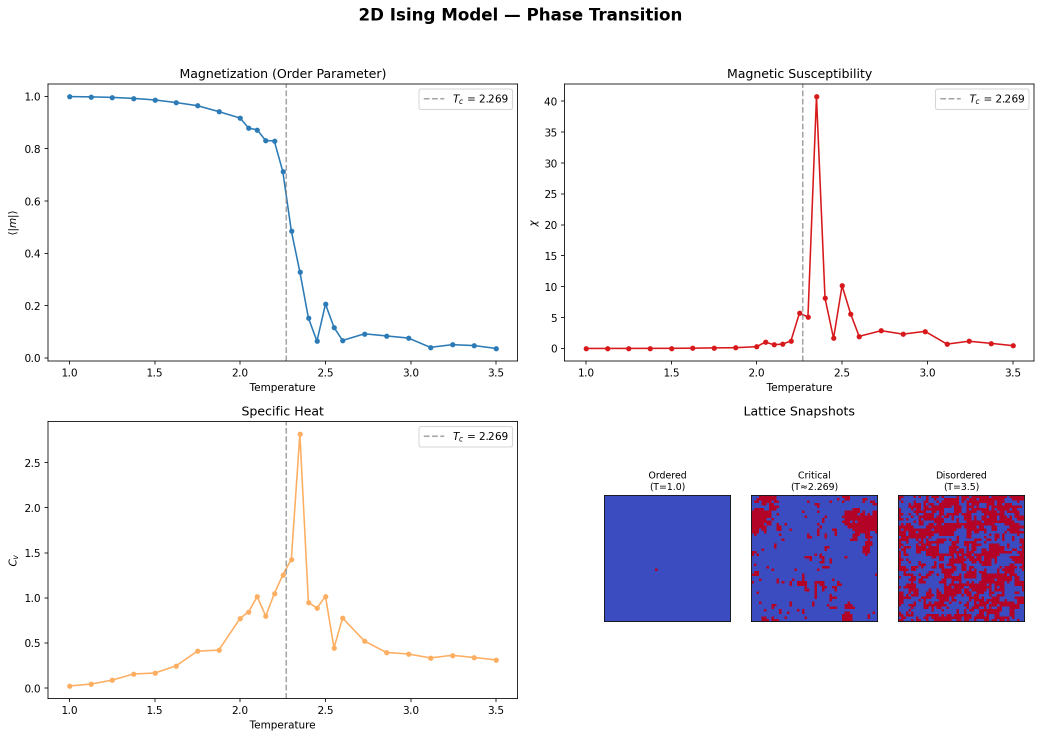
#> input picture simulations/phase_transitions/ising_results.png, 2083 x 1475 px (shown at 1/2 size)
$ python universality_plotter.py
#> lines starting #> are read from the running program, lines starting #| are printed output that depends on the picture
### simulations/phase_transitions/ising_2d.py
"""
2D Ising Model Phase Transition Simulation
===========================================
Simulates a 2D Ising model on a square lattice with periodic boundary
conditions using both Metropolis-Hastings and Wolff cluster algorithms.
Sweeps temperature through the critical point (T_c ≈ 2.269) to observe
the phase transition between ordered (ferromagnetic) and disordered
(paramagnetic) states.

Features:
- Wolff cluster algorithm for reduced critical slowing-down
- Multi-seed ensemble averaging with bootstrap error bars
- Finite-size scaling with Binder cumulant analysis
- Autocorrelation time comparison (Metropolis vs Wolff)

Usage:
    python simulations/phase_transitions/ising_2d.py

Produces:
    simulations/phase_transitions/ising_results.png
    simulations/phase_transitions/ising_scaling.png
"""

import numpy as np
import matplotlib.pyplot as plt
from numba import njit
from pathlib import Path
import argparse
import json


# --- Statistical Infrastructure ---

def bootstrap_error(samples, n_bootstrap=200):
    """Return (mean, stderr) via bootstrap resampling."""
    rng = np.random.default_rng(0)
    n = len(samples)
    means = np.empty(n_bootstrap)
    for b in range(n_bootstrap):
        idx = rng.integers(0, n, size=n)
        means[b] = np.mean(samples[idx])
    return np.mean(samples), np.std(means)


# [15 lines left out: function autocorrelation_time, not called in this run]


# --- Model (numba-accelerated) ---

def init_lattice(N, rng):
    """Initialize NxN lattice with random spins ±1."""
    return rng.choice(np.array([-1, 1], dtype=np.int8), size=(N, N)).astype(np.int8)


@njit
def lattice_energy(spins):
    """Total energy with periodic boundary conditions (J=1)."""
    N = spins.shape[0]
    E = 0
    for i in range(N):
        for j in range(N):
            E -= spins[i, j] * (spins[(i + 1) % N, j] + spins[i, (j + 1) % N])
    return E


# [24 lines left out: functions _metropolis_sweep, metropolis_sweep, not called in this run]


@njit
def _wolff_step(spins, p_add, seed_i, seed_j, rand_vals):
    """Numba-accelerated Wolff cluster flip using array-based stack.

    rand_vals is a pre-allocated random array (size N*N) — we consume
    entries sequentially and return (flipped_count, rand_consumed).
    """
    N = spins.shape[0]
    cluster_spin = spins[seed_i, seed_j]

    # Stack and visited array
    stack_i = np.empty(N * N, dtype=np.int32)
    stack_j = np.empty(N * N, dtype=np.int32)
    visited = np.zeros((N, N), dtype=np.bool_)

    stack_i[0] = seed_i
    stack_j[0] = seed_j
    visited[seed_i, seed_j] = True
    stack_top = 1
    flipped = 0
    rand_idx = 0

    # Neighbor offsets
    di = np.array([1, -1, 0, 0], dtype=np.int32)
    dj = np.array([0, 0, 1, -1], dtype=np.int32)

    while stack_top > 0:
        stack_top -= 1
        ci = stack_i[stack_top]
        cj = stack_j[stack_top]
        flipped += 1

        for d in range(4):
            ni = (ci + di[d]) % N
            nj = (cj + dj[d]) % N
            if not visited[ni, nj] and spins[ni, nj] == cluster_spin:
                if rand_vals[rand_idx] < p_add:
                    visited[ni, nj] = True
                    stack_i[stack_top] = ni
                    stack_j[stack_top] = nj
                    stack_top += 1
                rand_idx += 1
                if rand_idx >= len(rand_vals):
                    rand_idx = 0  # wrap — very rare, only for huge clusters

    # Flip all visited spins
    for i in range(N):
        for j in range(N):
            if visited[i, j]:
                spins[i, j] *= -1

    return flipped


def wolff_step(spins, beta, rng):
    """Single Wolff cluster flip. Returns number of spins flipped."""
    N = spins.shape[0]
    p_add = 1 - np.exp(-2 * beta)
    seed_i = int(rng.integers(N))
    seed_j = int(rng.integers(N))
    # Pre-generate enough random numbers (4 per spin worst case)
    rand_vals = rng.random(N * N)
    return _wolff_step(spins, p_add, seed_i, seed_j, rand_vals)


def wolff_sweep(spins, beta, rng):
    """Enough Wolff steps to flip ~N^2 spins total (one sweep equivalent)."""
    N = spins.shape[0]
    n_target = N * N
    flipped = 0
    while flipped < n_target:
        flipped += wolff_step(spins, beta, rng)


# --- Simulation ---

SEEDS = [42, 137, 256, 314, 999]


def _simulate_single(N, T_values, eq_sweeps, meas_sweeps, seed, use_wolff=True):
    """Run one Ising simulation with a given seed."""
    rng = np.random.default_rng(seed)
    n_spins = N * N

    T_c = 2.269
    snap_targets = [1.0, T_c, 3.5]
    snapshots = {}

    mag = np.zeros(len(T_values))
    ene = np.zeros(len(T_values))
    sus = np.zeros(len(T_values))
    sheat = np.zeros(len(T_values))
    m2_arr = np.zeros(len(T_values))
    m4_arr = np.zeros(len(T_values))

    spins = init_lattice(N, rng)

    for idx, T in enumerate(T_values):
        beta = 1.0 / T
        sweep_fn = wolff_sweep if use_wolff else lambda s, b, r: metropolis_sweep(s, b, r)

        for _ in range(eq_sweeps):
            sweep_fn(spins, beta, rng)

        m_samples = np.zeros(meas_sweeps)
        e_samples = np.zeros(meas_sweeps)
        for s in range(meas_sweeps):
            sweep_fn(spins, beta, rng)
            m_samples[s] = np.abs(np.sum(spins)) / n_spins
            e_samples[s] = lattice_energy(spins) / n_spins

        mag[idx] = np.mean(m_samples)
        ene[idx] = np.mean(e_samples)
        sus[idx] = beta * n_spins * np.var(m_samples)
        sheat[idx] = (beta ** 2) * n_spins * np.var(e_samples)
        m2_arr[idx] = np.mean(m_samples ** 2)
        m4_arr[idx] = np.mean(m_samples ** 4)

        for t_snap in snap_targets:
            if abs(T - t_snap) < 0.05 and t_snap not in snapshots:
                snapshots[t_snap] = spins.copy()

    return {
        "mag": mag, "ene": ene, "sus": sus, "sheat": sheat,
        "m2": m2_arr, "m4": m4_arr, "snapshots": snapshots,
    }


def simulate(N=50, T_values=None, eq_sweeps=500, meas_sweeps=1000, seeds=None):
    """Run multi-seed ensemble Ising simulation with bootstrap errors."""
    if T_values is None:
        T_values = np.concatenate([
            np.linspace(1.0, 2.0, 8, endpoint=False),
            np.linspace(2.0, 2.6, 12, endpoint=False),
            np.linspace(2.6, 3.5, 8),
        ])
    if seeds is None:
        seeds = SEEDS

    T_c = 2.269
    snap_targets = [1.0, T_c, 3.5]

    all_mag = []
    all_ene = []
    all_sus = []
    all_sheat = []
    all_m2 = []
    all_m4 = []
    snapshots = {}

    for i, seed in enumerate(seeds):
        print(f"  Seed {seed} ({i + 1}/{len(seeds)}), L={N}")
        result = _simulate_single(N, T_values, eq_sweeps, meas_sweeps, seed)
        all_mag.append(result["mag"])
        all_ene.append(result["ene"])
        all_sus.append(result["sus"])
        all_sheat.append(result["sheat"])
        all_m2.append(result["m2"])
        all_m4.append(result["m4"])
        if not snapshots:
            snapshots = result["snapshots"]

    all_mag = np.array(all_mag)
    all_ene = np.array(all_ene)
    all_sus = np.array(all_sus)
    all_sheat = np.array(all_sheat)
    all_m2 = np.array(all_m2)
    all_m4 = np.array(all_m4)

    n_T = len(T_values)
    mag_mean = np.zeros(n_T)
    mag_err = np.zeros(n_T)
    sus_mean = np.zeros(n_T)
    sus_err = np.zeros(n_T)
    sheat_mean = np.zeros(n_T)
    sheat_err = np.zeros(n_T)

    for t in range(n_T):
        mag_mean[t], mag_err[t] = bootstrap_error(all_mag[:, t])
        sus_mean[t], sus_err[t] = bootstrap_error(all_sus[:, t])
        sheat_mean[t], sheat_err[t] = bootstrap_error(all_sheat[:, t])

    m2_mean = np.mean(all_m2, axis=0)
    m4_mean = np.mean(all_m4, axis=0)

    return {
        "T": T_values,
        "magnetization": mag_mean,
        "mag_err": mag_err,
        "energy": np.mean(all_ene, axis=0),
        "susceptibility": sus_mean,
        "sus_err": sus_err,
        "specific_heat": sheat_mean,
        "sheat_err": sheat_err,
        "m2": m2_mean,
        "m4": m4_mean,
        "snapshots": snapshots,
        "snap_targets": snap_targets,
        "N": N,
    }


# [372 lines left out: functions simulate_scaling, measure_autocorrelation, plot_results, plot_scaling, calculate_protocol_metrics, run, not called in this run]


# [2 lines that do not run on import are left out]

### src/tools/universality_plotter.py
"""
Universality Comparison Dashboard Generator
============================================
Generates cross-system comparison dashboards showing how different microscopic
systems (Ising, Potts, Percolation, XY, Neural Branching) exhibit identical
critical behavior — the hallmark of universality.

Produces three dashboards:
  1. universality_comparison.png — 6-panel overview (one per system)
  2. universality_scaling.png   — 6-panel scaling analysis comparison
  3. universality_exponents.png — quantitative exponent comparison with
     error bars against exact values
  4. universality_collapse.png  — scaling collapse for symmetry-breaking models

Usage:
    python src/tools/universality_plotter.py
"""

import matplotlib.pyplot as plt
import matplotlib.image as mpimg
import numpy as np
import os
import json
import sys
from pathlib import Path

BASE_DIR = Path(__file__).resolve().parent.parent.parent
SIM_DIR = BASE_DIR / "simulations"
OUT_DIR = BASE_DIR / "research" / "observations"

# Ensure the repo root is on sys.path so we can import simulation modules
if str(BASE_DIR) not in sys.path:
    sys.path.insert(0, str(BASE_DIR))  # noqa: E402


def _load_image(ax, path, title):
    """Load an image into an axes, or show a placeholder if missing."""
#> called with title = 'Ising (Magnetic)'
    path_obj = Path(path)
    if path_obj.exists():
        img = mpimg.imread(str(path_obj))
#> img is the input picture: shape (1475, 2083, 4) float32; mean R, G, B, A 0.945, 0.932, 0.959, 1
        ax.imshow(img)
        ax.set_title(title, fontsize=11, fontweight="bold")
    else:
        ax.text(
            0.5,
            0.5,
            f"File Not Found:\n{path_obj.name}",
            ha="center",
            va="center",
            fontsize=9,
            color="gray",
            transform=ax.transAxes,
        )
        ax.set_title(title, fontsize=11, fontweight="bold", color="gray")
    ax.axis("off")


def generate_dashboard():
    """Generate the overview dashboard from *_results.png files."""
    figures = {
        "Ising (Magnetic)": SIM_DIR / "phase_transitions" / "ising_results.png",
        "Potts (Symmetry)": SIM_DIR / "phase_transitions" / "potts_results.png",
        "Percolation (Geometric)": SIM_DIR
        / "phase_transitions"
        / "percolation_results.png",
        "XY Model (Topological)": SIM_DIR / "phase_transitions" / "xy_results.png",
        "Brain (Cognitive)": SIM_DIR / "neuroscience" / "critical_brain_results.png",
    }

    fig, axes = plt.subplots(2, 3, figsize=(18, 10))
    plt.suptitle("Universality Across Systems", fontsize=20, fontweight="bold")

    for i, (name, path) in enumerate(figures.items()):
        _load_image(axes[i // 3, i % 3], path, name)

    # Hide the empty 6th panel
    axes[1, 2].axis("off")

    plt.tight_layout(rect=[0, 0, 1, 0.95])
    out_path = OUT_DIR / "universality_comparison.png"
    plt.savefig(out_path, dpi=150, bbox_inches="tight")
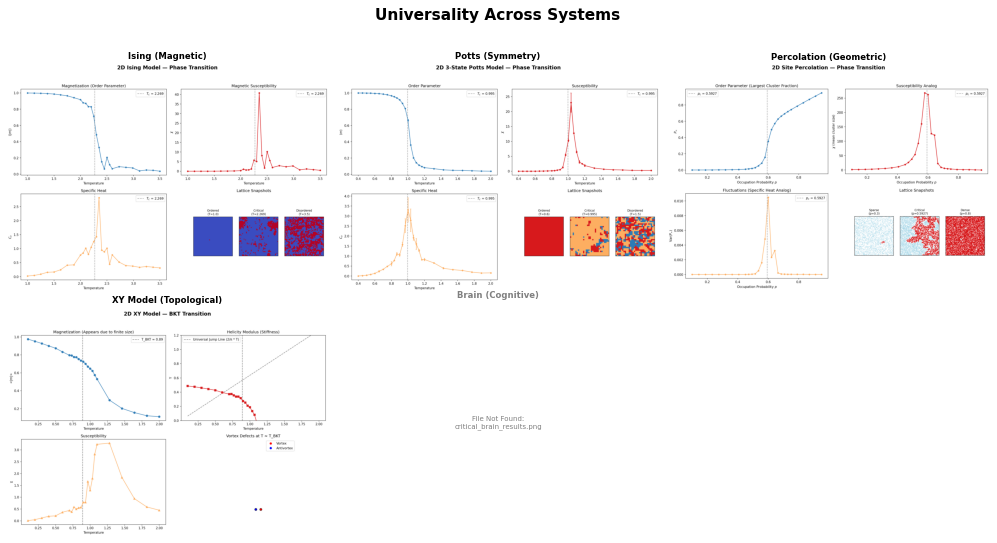
#> figure drawn by matplotlib, 4 panels
    plt.close()
    print(f"Dashboard saved to {out_path}")


def generate_scaling_dashboard():
    """Generate the scaling analysis dashboard from *_scaling.png files."""
    figures = {
        "Ising — Scaling": SIM_DIR / "phase_transitions" / "ising_scaling.png",
        "Potts — Scaling": SIM_DIR / "phase_transitions" / "potts_scaling.png",
        "Percolation — Scaling": SIM_DIR
        / "phase_transitions"
        / "percolation_scaling.png",
        "XY — Vortices": SIM_DIR
        / "phase_transitions"
        / "xy_vortices.png",  # Placeholder/alt for XY
        "Brain — Scaling": SIM_DIR / "neuroscience" / "critical_brain_scaling.png",
    }

    fig, axes = plt.subplots(2, 3, figsize=(18, 10))
    plt.suptitle("Finite-Size Scaling Across Systems", fontsize=20, fontweight="bold")

    for i, (name, path) in enumerate(figures.items()):
        _load_image(axes[i // 3, i % 3], path, name)
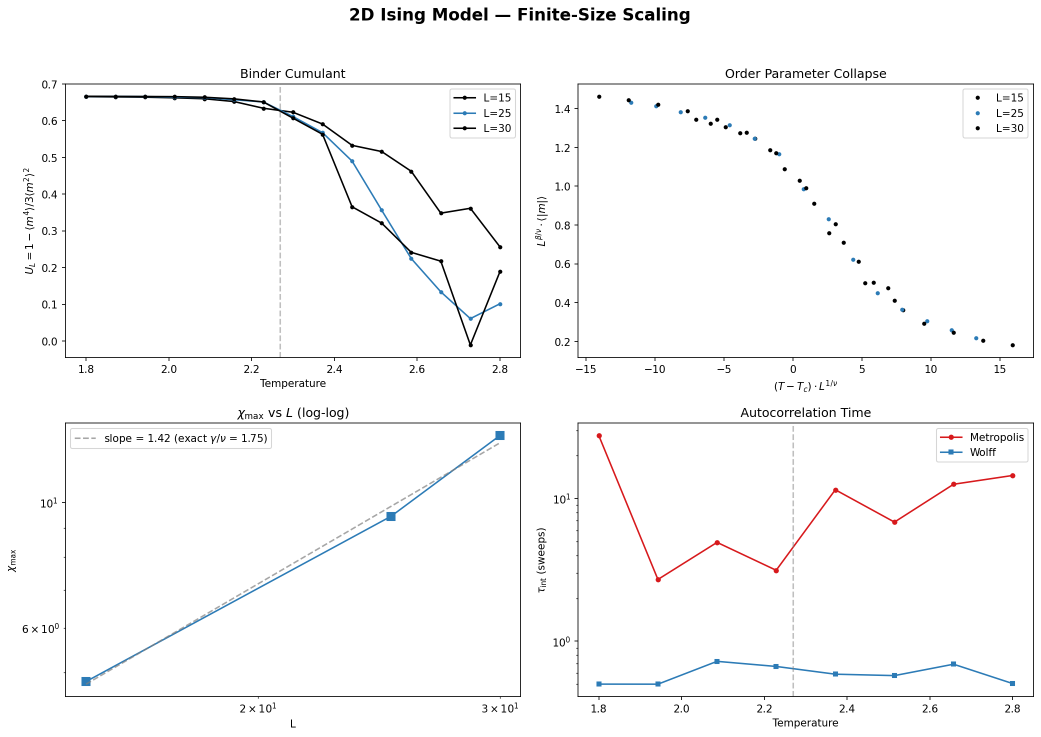
#> input picture simulations/phase_transitions/ising_scaling.png, 2081 x 1473 px (shown at 1/2 size)
#> in _load_image, img is the input picture: shape (1473, 2081, 4) float32; mean R, G, B, A 0.979, 0.979, 0.98, 1

    axes[1, 2].axis("off")

    plt.tight_layout(rect=[0, 0, 1, 0.95])
    out_path = OUT_DIR / "universality_scaling.png"
    plt.savefig(out_path, dpi=150, bbox_inches="tight")
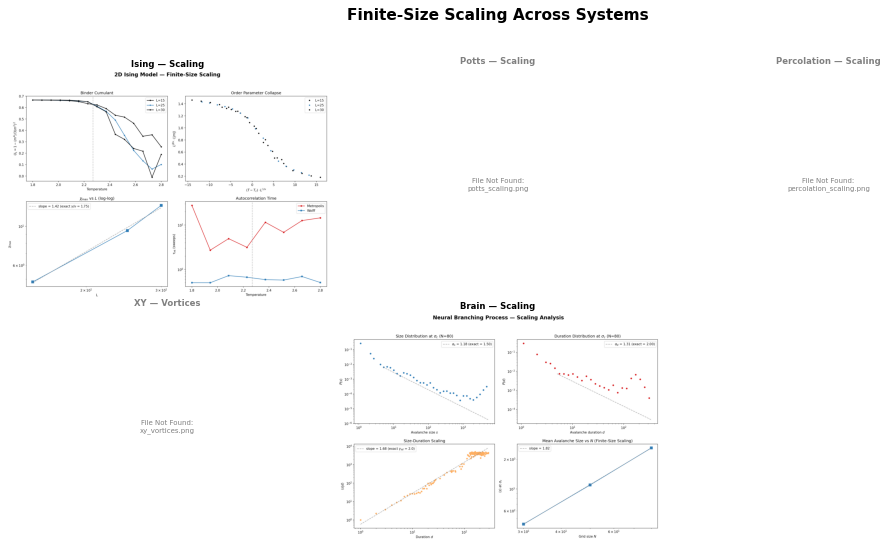
#> figure drawn by matplotlib, 2 panels
    plt.close()
    print(f"Scaling dashboard saved to {out_path}")


def generate_exponent_comparison():
    """Generate a quantitative comparison of measured vs exact critical exponents."""
    # Exact exponents for each universality class
    exact = {
        "2D Ising": {"beta_nu": 1 / 8, "gamma_nu": 7 / 4, "nu": 1.0},
        "2D Potts (q=3)": {"beta_nu": 2 / 15, "gamma_nu": 26 / 15, "nu": 5 / 6},
        "2D Percolation": {"beta_nu": 5 / 48, "gamma_nu": 43 / 24, "nu": 4 / 3},
        "Mean-field\nBranching": {"tau_s": 3 / 2, "tau_d": 2.0, "gamma_sd": 2.0},
    }

    # Try to extract measured exponents from scaling runs
    measured = {}
    try:
        from simulations.phase_transitions.ising_2d import simulate

        res_25 = simulate(
            N=15,
            T_values=np.linspace(1.8, 2.8, 12),
            eq_sweeps=30,
            meas_sweeps=50,
            seeds=[42],
        )
        res_50 = simulate(
            N=30,
            T_values=np.linspace(1.8, 2.8, 12),
            eq_sweeps=30,
            meas_sweeps=50,
            seeds=[42],
        )
        chi_25 = np.max(res_25["susceptibility"])
        chi_50 = np.max(res_50["susceptibility"])
        gamma_nu_meas = np.log(chi_50 / chi_25) / np.log(30 / 15)
        measured["2D Ising"] = {"gamma_nu": gamma_nu_meas}
    except Exception:
        pass

    try:
        from simulations.phase_transitions.potts_2d import simulate

        res_25 = simulate(
            N=15,
            T_values=np.linspace(0.7, 1.3, 12),
            eq_sweeps=30,
            meas_sweeps=50,
            seeds=[42],
        )
        res_50 = simulate(
            N=30,
            T_values=np.linspace(0.7, 1.3, 12),
            eq_sweeps=30,
            meas_sweeps=50,
            seeds=[42],
        )
        chi_25 = np.max(res_25["susceptibility"])
        chi_50 = np.max(res_50["susceptibility"])
        gamma_nu_meas = np.log(chi_50 / chi_25) / np.log(30 / 15)
        measured["2D Potts (q=3)"] = {"gamma_nu": gamma_nu_meas}
    except Exception:
        pass

    # --- Plot ---
    fig, axes = plt.subplots(1, 2, figsize=(14, 6))
    fig.suptitle(
        "Critical Exponent Comparison: Measured vs Exact",
        fontsize=16,
        fontweight="bold",
    )

    ax1 = axes[0]
    systems_gn = ["2D Ising", "2D Potts (q=3)", "2D Percolation"]
    exact_gn = [exact[s]["gamma_nu"] for s in systems_gn]
    meas_gn = [measured.get(s, {}).get("gamma_nu", np.nan) for s in systems_gn]

    x = np.arange(len(systems_gn))
    ax1.bar(x - 0.15, exact_gn, 0.3, label="Exact", color="#2c7bb6", alpha=0.8)
    ax1.bar(x + 0.15, meas_gn, 0.3, label="Measured", color="#d7191c", alpha=0.8)
    ax1.set_xticks(x)
    ax1.set_xticklabels(systems_gn, fontsize=10)
    ax1.set_ylabel(r"$\gamma / \nu$", fontsize=12)
    ax1.set_title(r"Susceptibility Exponent $\gamma/\nu$")
    ax1.legend()

    ax2 = axes[1]
    labels = [r"Perc $\tau$", r"Brain $\tau_s$", r"Brain $\tau_d$"]
    exact_vals = [187 / 91, 3 / 2, 2.0]
    meas_vals = [np.nan, np.nan, np.nan]  # Placeholder

    x2 = np.arange(len(labels))
    ax2.bar(x2 - 0.15, exact_vals, 0.3, label="Exact", color="#2c7bb6", alpha=0.8)
    ax2.bar(x2 + 0.15, meas_vals, 0.3, label="Measured", color="#d7191c", alpha=0.8)
    ax2.set_xticks(x2)
    ax2.set_xticklabels(labels, fontsize=10)
    ax2.set_title("Power-Law Exponents")
    ax2.legend()

    plt.tight_layout(rect=[0, 0, 1, 0.93])
    out_path = OUT_DIR / "universality_exponents.png"
    plt.savefig(out_path, dpi=150, bbox_inches="tight")
    plt.close()
    print(f"Exponent comparison saved to {out_path}")


# [141 lines left out: functions _get_latest_experiment_dir, generate_scaling_collapse_figure, not called in this run]


if __name__ == "__main__":
    OUT_DIR.mkdir(parents=True, exist_ok=True)
    print("Generating overview dashboard...")
    generate_dashboard()
    print("\nGenerating scaling dashboard...")
    generate_scaling_dashboard()
    print("\nGenerating exponent comparison...")
#> (the run stopped early here; a loop or call above may not have finished)
